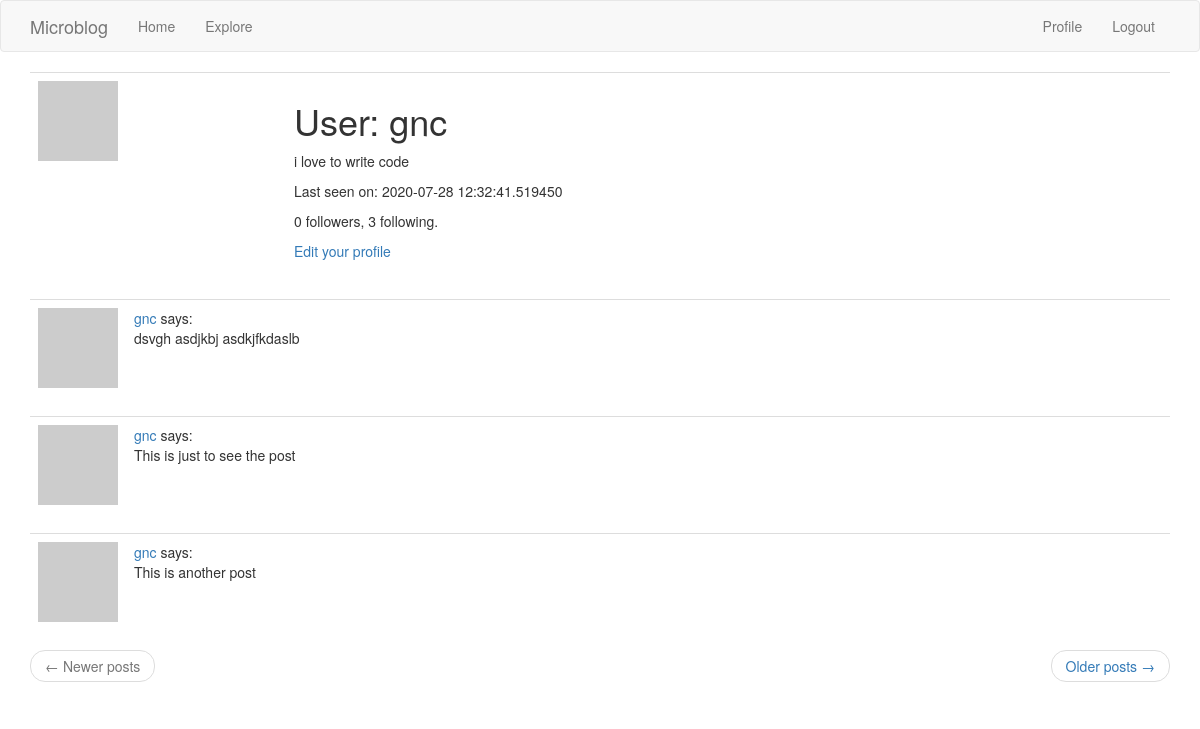
The page /user/gnc (signed in) on the database as committed earlier.
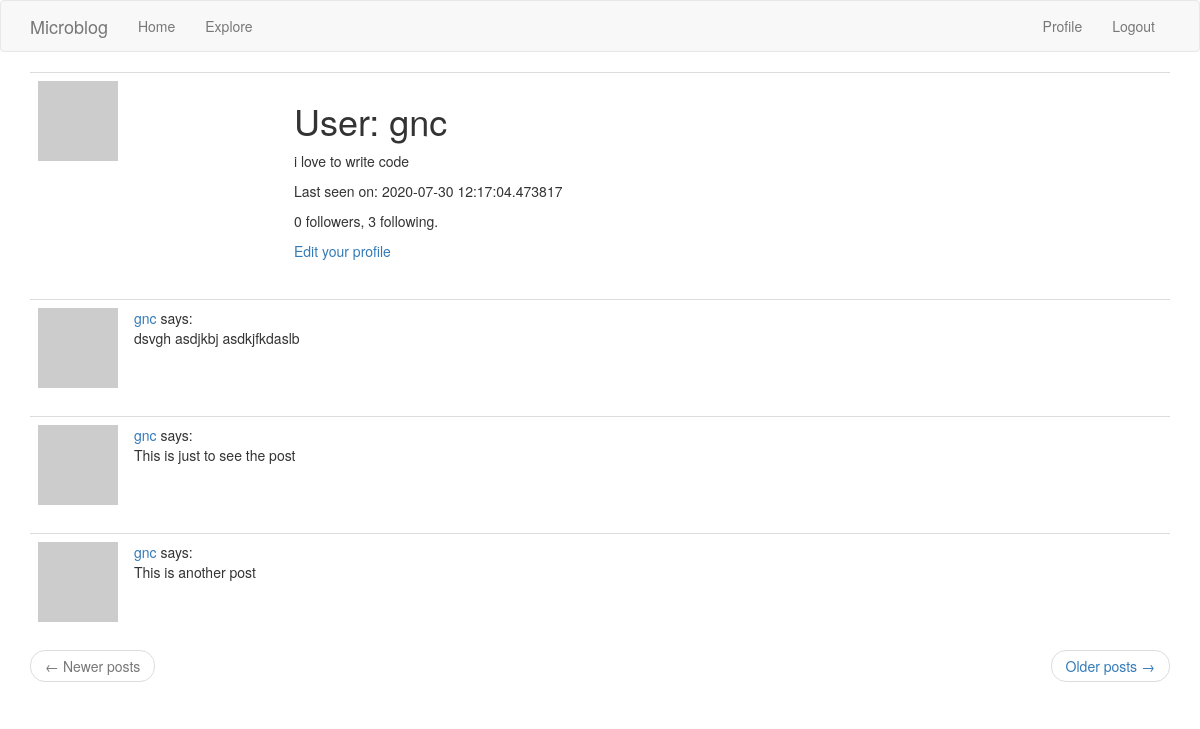
The same page on the database as committed later.
### app/models.py (models this page shows, shortened)
class User(UserMixin, db.Model):
    __tablename__ = 'users'
    id = db.Column(db.Integer, primary_key=True)
    username = db.Column(db.String(64), index=True,
                         unique=True, nullable=False)
    email = db.Column(db.String(120), index=True, unique=True, nullable=False)
    password_hash = db.Column(db.String(128))
    about_me = db.Column(db.String(140))
    last_seen = db.Column(db.DateTime, default=datetime.utcnow)
    posts = db.relationship('Post', backref='author', lazy='dynamic')
    followed = db.relationship(
        'User', secondary=followers,
        primaryjoin=(followers.c.follower_id == id),
        secondaryjoin=(followers.c.followed_id == id),
        backref=db.backref('followers', lazy='dynamic'), lazy='dynamic'
    )
    def avatar(self, size):
        digest = md5(self.email.lower().encode('utf-8')).hexdigest()
        return f'https://www.gravatar.com/avatar/{digest}?d=identicon&s={size}'

class Post(db.Model):
    __tablename__ = 'posts'
    id = db.Column(db.Integer, primary_key=True)
    body = db.Column(db.String(140))
    timestamp = db.Column(db.DateTime, index=True, default=datetime.utcnow)
    user_id = db.Column(db.Integer,  db.ForeignKey('users.id'))

### app/routes.py (the view)
@ app.route('/user/<username>')
@ login_required
def user(username):
    user = User.query.filter_by(username=username).first_or_404()
    page = request.args.get('page', 1, type=int)
    posts = user.posts.order_by(Post.timestamp.desc()).paginate(
        page, app.config['POSTS_PER_PAGE'], False
    )
    next_url = url_for('user', username=user.username,
                       page=posts.next_num) if posts.has_next else None
    prev_url = url_for('user', username=user.username,
                       page=posts.prev_num) if posts.has_prev else None
    return render_template('user.html', user=user, posts=posts.items,
                           prev_url=prev_url, next_url=next_url)

### app/models.py (called while the page is built)
@login.user_loader
def load_user(id):
    return User.query.get(int(id))

### app/routes.py (called while the page is built)
@app.before_request
def before_request():
    if current_user.is_authenticated:
        current_user.last_seen = datetime.utcnow()
        db.session.commit()

### app/templates/user.html (shortened to what this page needs)
{% extends "base.html" %}
{% block app_content %}
    <table class="table table-hover">
        <tr>
            <td width="256px"><img src="{{ user.avatar(256) }}"></td>
            <td>
                <h1>User: {{ user.username }}</h1>
                {% if user.about_me %}<p>{{ user.about_me }}</p>{% endif %}
                {% if user.last_seen %}<p>Last seen on: {{ user.last_seen }}</p>{% endif %}
                <p>{{ user.followers.count() }} followers, {{ user.followed.count() }} following.</p>
                {% if user == current_user %}
                <p><a href="{{ url_for('edit_profile') }}">Edit your profile</a></p>
                {% endif %}
            </td>
        </tr>
    </table>
    {% for post in posts %}
        {% include '_post.html' %}
    {% endfor %}
    <nav aria-label="...">
        <ul class="pager">
            <li class="previous{% if not prev_url %} disabled{% endif %}">
                <a href="{{ prev_url or '#' }}">
                    <span aria-hidden="true">&larr;</span> Newer posts
                </a>
            </li>
            <li class="next{% if not next_url %} disabled{% endif %}">
                <a href="{{ next_url or '#' }}">
                    Older posts <span aria-hidden="true">&rarr;</span>
                </a>
            </li>
        </ul>
    </nav>
{% endblock %}

### app/templates/base.html (shortened to what this page needs)
{% extends 'bootstrap/base.html' %}
{% block navbar %}
    <nav class="navbar navbar-default">
        <div class="container">
            <div class="navbar-header">
                <a class="navbar-brand" href="{{ url_for('index') }}">Microblog</a>
            </div>
            <div class="collapse navbar-collapse" id="bs-example-navbar-collapse-1">
                <ul class="nav navbar-nav">
                    <li><a href="{{ url_for('index') }}">Home</a></li>
                    <li><a href="{{ url_for('explore') }}">Explore</a></li>
                </ul>
                <ul class="nav navbar-nav navbar-right">
                    {% if current_user.is_anonymous %}
                    <li><a href="{{ url_for('login') }}">Login</a></li>
                    {% else %}
                    <li><a href="{{ url_for('user', username=current_user.username) }}">Profile</a></li>
                    <li><a href="{{ url_for('logout') }}">Logout</a></li>
                    {% endif %}
                </ul>
            </div>
        </div>
    </nav>
{% endblock %}
{% block content %}
    <div class="container">
        {% block app_content %}{% endblock %}
    </div>
{% endblock %}

### app/templates/_post.html
<table class="table table-hover">
    <tr>
        <td width="70px">
            <a href="{{ url_for('user', username=post.author.username) }}">
                <img src="{{ post.author.avatar(70) }}" />
            </a>
        </td>
        <td>
            <a href="{{ url_for('user', username=post.author.username) }}">
                {{ post.author.username }}
            </a>
            says:
            <br>
            {{ post.body }}
        </td>
    </tr>
</table>

Rows that differ between the two databases and show on the page:
changed User "gnc": last_seen "2020-07-28 12:32:41.519450" → "2020-07-30 12:17:04.473817"
